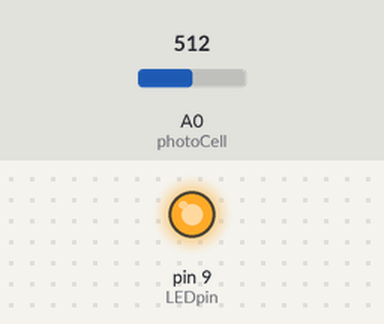
Simulated run of this sketch. Board: Arduino Uno, built with avr-gcc and run on an emulated ATmega328P. Shown: output pins drawn as LEDs (lit = HIGH). Inputs (shaded band) come from the test bench; at power-on: A0 (photoCell) = 512.

Above: at 1.2 s.
1.3 s: A0 (photoCell) set to 6
2.8 s: A0 (photoCell) set to 3
At 3.9 s:
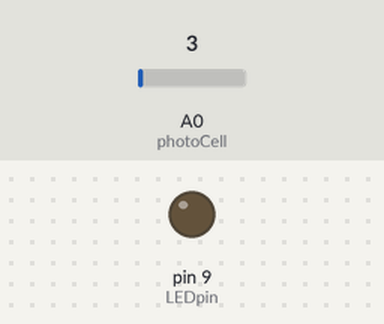
4.3 s: A0 (photoCell) set to 122
At 5.1 s:
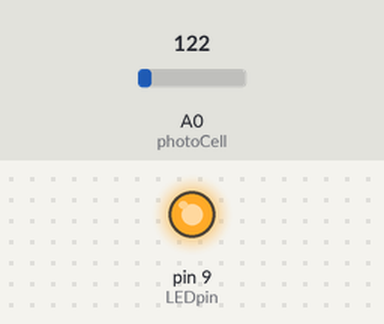
5.8 s: A0 (photoCell) set to 0
At 6.2 s:
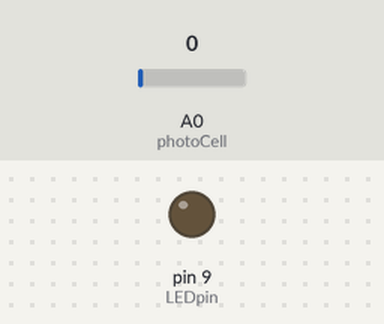
Timing chart, 0 to 8.3 s (numbered marks = the images above; inputs shaded):
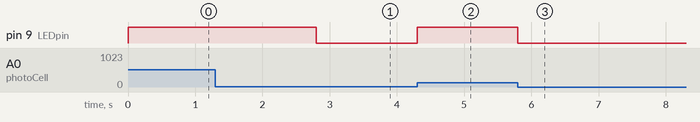

Measured:
- the behaviour switches between 5 and 4 on A0 (photoCell) (found by bisection; images 0 and 1)
- after the input at 1.3 s, every drawn part: stays the same
- after the input at 2.8 s, pin 9 (LEDpin): HIGH → LOW at once
- after the input at 4.3 s, pin 9 (LEDpin): LOW → HIGH at once
- after the input at 5.8 s, pin 9 (LEDpin): HIGH → LOW at once

The sketch:

photocell_LED.ino
```cpp
const int photoCell = A0;
const int LEDpin = 9;

int sensorValue = 0;
int outputValue = 0;

void setup() {
  Serial.begin(115200);
  pinMode(photoCell, INPUT);
  pinMode(LEDpin, OUTPUT);
}

void loop() {
  sensorValue = analogRead(photoCell);
  outputValue = map(sensorValue,0,1023,0,255);
  digitalWrite(LEDpin, outputValue);

}
```
